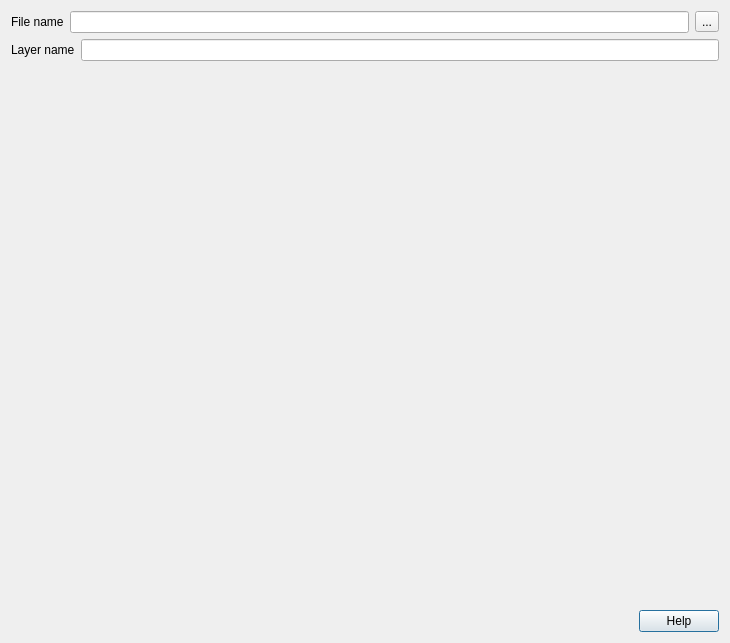
<?xml version="1.0" encoding="UTF-8"?>
<ui version="4.0">
 <class>QgsVctSourceSelectBase</class>
 <widget class="QDialog" name="QgsVctSourceSelectBase">
  <property name="geometry">
   <rect>
    <x>0</x>
    <y>0</y>
    <width>730</width>
    <height>643</height>
   </rect>
  </property>
  <property name="sizePolicy">
   <sizepolicy hsizetype="Minimum" vsizetype="Fixed">
    <horstretch>0</horstretch>
    <verstretch>0</verstretch>
   </sizepolicy>
  </property>
  <property name="windowTitle">
   <string>Create a Layer from a VCT File</string>
  </property>
  <layout class="QVBoxLayout" name="verticalLayout_2">
   <item>
    <layout class="QVBoxLayout" name="verticalLayout">
     <item>
      <layout class="QHBoxLayout" name="horizontalLayout">
       <item>
        <widget class="QLabel" name="labelFileName">
         <property name="text">
          <string>File name</string>
         </property>
        </widget>
       </item>
       <item>
        <widget class="QLineEdit" name="lineEditFilePath"/>
       </item>
       <item>
        <widget class="QToolButton" name="toolButtonFilePath">
         <property name="text">
          <string>...</string>
         </property>
        </widget>
       </item>
      </layout>
     </item>
     <item>
      <layout class="QHBoxLayout" name="horizontalLayout_4">
       <item>
        <widget class="QLabel" name="labelLayerName">
         <property name="text">
          <string>Layer name</string>
         </property>
        </widget>
       </item>
       <item>
        <widget class="QLineEdit" name="lineEditLayerName"/>
       </item>
      </layout>
     </item>
    </layout>
   </item>
   <item>
    <spacer name="verticalSpacer">
     <property name="orientation">
      <enum>Qt::Vertical</enum>
     </property>
     <property name="sizeHint" stdset="0">
      <size>
       <width>20</width>
       <height>40</height>
      </size>
     </property>
    </spacer>
   </item>
   <item>
    <widget class="QDialogButtonBox" name="buttonBox">
     <property name="standardButtons">
      <set>QDialogButtonBox::Help</set>
     </property>
     <property name="centerButtons">
      <bool>false</bool>
     </property>
    </widget>
   </item>
  </layout>
 </widget>
 <resources/>
 <connections/>
</ui>
